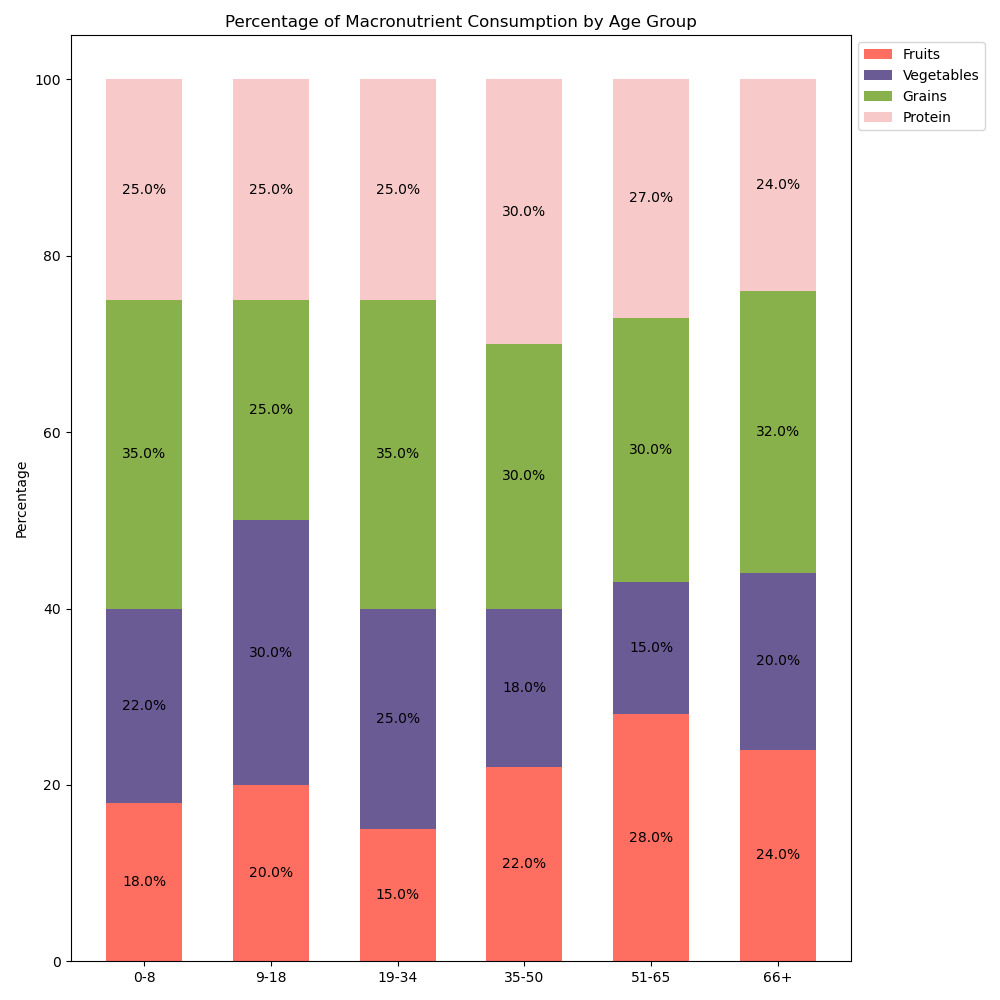

The script that drew this image:

import matplotlib.pyplot as plt
import pandas as pd
import seaborn as sns

data = [
    {'Age Group': '0-8', 'Fruits': 18, 'Vegetables': 22, 'Grains': 35, 'Protein': 25},
    {'Age Group': '9-18', 'Fruits': 20, 'Vegetables': 30, 'Grains': 25, 'Protein': 25},
    {'Age Group': '19-34', 'Fruits': 15, 'Vegetables': 25, 'Grains': 35, 'Protein': 25},
    {'Age Group': '35-50', 'Fruits': 22, 'Vegetables': 18, 'Grains': 30, 'Protein': 30},
    {'Age Group': '51-65', 'Fruits': 28, 'Vegetables': 15, 'Grains': 30, 'Protein': 27},
    {'Age Group': '66+', 'Fruits': 24, 'Vegetables': 20, 'Grains': 32, 'Protein': 24}
]

df = pd.DataFrame(data)
df.set_index('Age Group', inplace=True)

df_percentage = df.div(df.sum(axis=1), axis=0) * 100

fig, ax = plt.subplots(figsize=(10, 10))

bar_width = 0.6
categories = df_percentage.index
colors = ['#FF6F61', '#6B5B95', '#88B04B', '#F7CAC9']

bottom = [0] * len(df_percentage)

for i, col in enumerate(df.columns):
    ax.bar(categories, df_percentage[col], bar_width, label=col, color=colors[i], bottom=bottom)
    bottom = bottom + df_percentage[col].values

ax.set_ylabel('Percentage')
ax.set_title('Percentage of Macronutrient Consumption by Age Group')
ax.legend(loc='upper left', bbox_to_anchor=(1, 1))

for p in ax.patches:
    width, height = p.get_width(), p.get_height()
    x, y = p.get_xy()
    if height > 0:
        ax.text(x + width / 2,
                y + height / 2,
                f"{height:.1f}%",
                ha='center',
                va='center')

plt.tight_layout()
plt.show()
